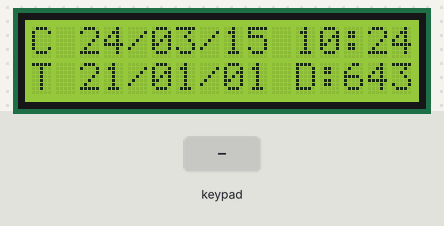
A sketch run on a simulated Arduino Uno, built with avr-gcc and run on an emulated ATmega328P. Shown: 16×2 character LCD. Wiring (inferred from the names in the program): 4×4 keypad with keys 1 2 3 A 4 5 6 B 7 8 9 C * 0 # D: rows A0, A1, A2, A3; columns pin 6, pin 5, A4, A5. The test bench sets the inputs (shaded band). The local clock reads 2024-03-15 10:24:30 at power-on unless the sketch sets it; EEPROM starts erased.

Above: at 3.3 s.
3.4 s: key 'A' pressed
At 4.4 s:
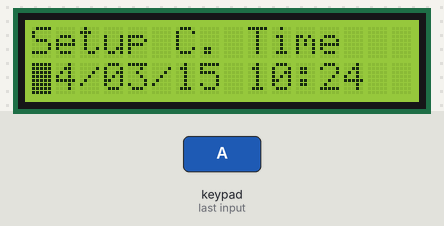
4.9 s: keypad keys 1 2 3 4 # pressed 0.4 s apart
At 7.5 s:
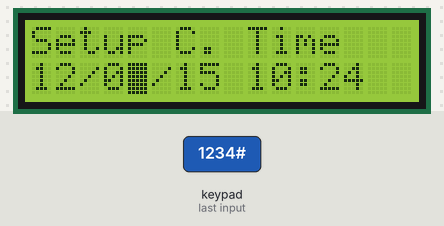
8.4 s: key '1' pressed
At 9.6 s:
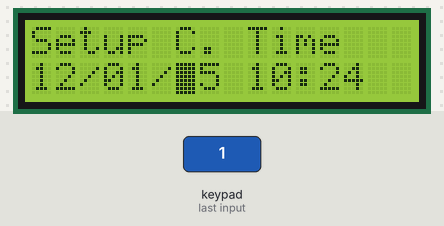
9.9 s: keypad keys 1 2 3 4 pressed 0.4 s apart
At 11.1 s:
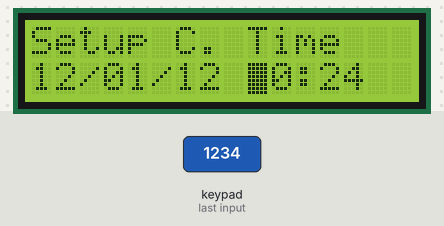
13.0 s: key 'C' pressed
At 14.2 s:
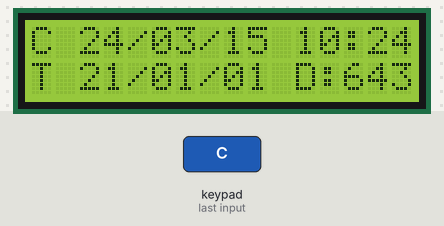
14.5 s: key 'B' pressed
At 15.2 s:
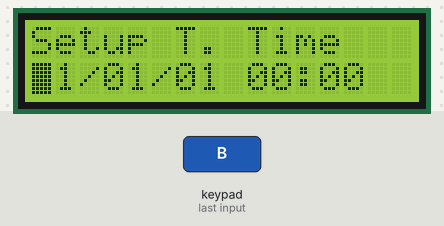
Timing chart, 0 to 17.0 s (numbered marks = the images above; inputs shaded):
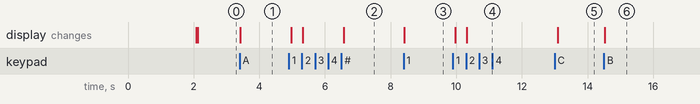

Measured:
- after the input at 3.4 s, the display: changes at once (image 1)
- after the input at 4.9 s, the display: first changes after 0.07 s (image 2 shows a later state)
- after the input at 8.4 s, the display: changes at once (image 3)
- after the input at 9.9 s, the display: first changes after 0.07 s (image 4 shows a later state)
- after the input at 13.0 s, the display: changes after 0.09 s (image 5)
- after the input at 14.5 s, the display: changes at once (image 6)

The sketch:

travel_timer.ino
```cpp
#include "sleep.h"
#include "utils.h"
#include "keypad.h"
#include "lcd.h"
#include "menu.h"

void setup()
{
  ADCSRA = 0; //disable the ADC
  pinMode(2, INPUT); // interrupt pin

  write_pin(POWER_OUTPUT_PIN, HIGH); // power on

  setup_display();
  setup_keypad();

  sei();

  banner_view();
  main_view();

  enable_timer();
}

void loop()
{
  char key = get_key();

  menu_update(key);
  if(key)
  {
    disable_timer();
    delay(DEBOUNCE_MS);
  }
  else{
    enable_timer();
    delay(100);
  }
}
```

menu.cpp
```cpp
#include "lcd.h"
#include "menu.h"
#include "timing.h"
#include <util/delay.h>
//#include <DateTime.h>

volatile uint8_t CURSOR_COLUMN = 0;
volatile char CURRENT_VIEW = 0;

void banner_view(void)
{
  LCD.setCursor(3, 0);  // second column, first row
  LCD.print("Pochi");
  LCD.setCursor(10, 1);
  LCD.print("Clock");
  _delay_ms(BANNER_TIME_MS);
  LCD.clear();
}

void main_view(void)
{
  if (CURRENT_VIEW != 0)
  {
    LCD.clear();
    CURRENT_VIEW = 0;
  }

  CURSOR_COLUMN = 0;
  LCD.setCursor(0, 0);  // second column, first row
  LCD.print("C ");
  LCD.print(get_current_time());
  LCD.setCursor(0, 1);  // first column, second row
  LCD.print("T ");
  LCD.print(get_travel_date());
  LCD.print(" D:");
  LCD.print(days_between());
  LCD.noBlink();
}

void move_cursor_left(void)
{
  // limit on the left
  if(CURSOR_COLUMN > 0)
  {
    CURSOR_COLUMN -= 1;
  }

  // jump separators
  if(CURSOR_COLUMN % 3 == 2)
  {
    CURSOR_COLUMN -= 1;
  }

  LCD.setCursor(CURSOR_COLUMN, 1);
}

void move_cursor_right(void)
{
  // limit on the right (13 characters in datetime)
  if(CURSOR_COLUMN < 13)
  {
    CURSOR_COLUMN += 1;
  }

  // jump separators
  if(CURSOR_COLUMN % 3 == 2)
  {
    CURSOR_COLUMN += 1;
  }

  LCD.setCursor(CURSOR_COLUMN, 1);
}

void current_time_view(char key)
{
  if(key == 0) return;
  if(CURRENT_VIEW != CURRENT_TIME_KEY)
  {
    LCD.clear();
    LCD.print("Setup C. Time");
    LCD.setCursor(0, 1);
    LCD.print(get_current_time());
    LCD.setCursor(0, 1);
    LCD.blink();

    CURRENT_VIEW = CURRENT_TIME_KEY;
  }

  switch(key)
  {
    case BACK_KEY:
      main_view();
      return ;
    case ENTER_KEY:
      commit_current_time();
      main_view();
      return ;
    case LEFT_KEY:
      move_cursor_left();
      return ;
    case RIGHT_KEY:
      move_cursor_right();
      return ;
    case CURRENT_TIME_KEY:
    case TRAVEL_TIME_KEY:
      return ;
  }

  if(set_date_char(CURSOR_COLUMN, key, CURRENT_TIME_INDICATOR))
  {
    LCD.setCursor(CURSOR_COLUMN, 1);
    LCD.print(key);
    if(CURSOR_COLUMN == 13)
    {
      commit_current_time();
      main_view();
    }
    else{
      move_cursor_right();
    }
  }
}

void travel_time_view(char key)
{
  if(key == 0) return;
  if(CURRENT_VIEW != TRAVEL_TIME_KEY)
  {
    LCD.clear();
    LCD.print("Setup T. Time");
    LCD.setCursor(0, 1);
    LCD.print(get_travel_time());
    LCD.setCursor(0, 1);
    LCD.blink();

    CURRENT_VIEW = TRAVEL_TIME_KEY;
  }

  switch(key)
  {
    case BACK_KEY:
      main_view();
      return ;
    case ENTER_KEY:
      commit_travel_time();
      main_view();
      return ;
    case LEFT_KEY:
      move_cursor_left();
      return ;
    case RIGHT_KEY:
      move_cursor_right();
      return ;
    case CURRENT_TIME_KEY:
    case TRAVEL_TIME_KEY:
      return ;
  }

  if(set_date_char(CURSOR_COLUMN, key, TRAVEL_TIME_INDICATOR))
  {
    LCD.setCursor(CURSOR_COLUMN, 1);
    LCD.print(key);
    if(CURSOR_COLUMN == 13)
    {
      commit_travel_time();
      main_view();
    }
    else{
      move_cursor_right();
    }
  }
}

void menu_update(char key)
{
  switch(CURRENT_VIEW)
  {
    case CURRENT_TIME_KEY:
      return current_time_view(key);
    case TRAVEL_TIME_KEY:
      return travel_time_view(key);
  }

  switch(key)
  {
    case CURRENT_TIME_KEY:
      return current_time_view(key);
    case TRAVEL_TIME_KEY:
      return travel_time_view(key);
  }

  main_view();
}
```

menu.h
```cpp
#define CURRENT_TIME_KEY 'A'
#define TRAVEL_TIME_KEY 'B'
#define BACK_KEY 'C'
#define ENTER_KEY 'D'
#define LEFT_KEY '*'
#define RIGHT_KEY '#'
#define BANNER_TIME_MS 2000

void banner_view(void);
void main_view(void);
void menu_update(char key);
```

sleep.h
```cpp
#include <stdint.h>

// PIN 2 is the interrupt pin
#define POWER_OUTPUT_PIN 13
#define TIMER_TIME_SECONDS 1
#define ACTIVE_TIME_SECONDS 7 // must be a multiple of TIMER_TIME_SECONDS

extern const int ACTIVE_TIME_ITERATIONS;
extern volatile int ACTIVE_TIME_ITERATOR;
extern volatile uint8_t TIMER_ACTIVE;

void enable_timer();
void disable_timer(void);
void power_down(void);
```

timing.cpp
```cpp
#include "timing.h"
#include "utils.h"
#include <EEPROM.h>
#include "virtuabotixRTC.h"

#define RTC_CLK 4
#define RTC_DAT 3
#define RTC_RST 1
#define TIME_STAMP_LENGTH 15
#define DATE_STAMP_LENGTH 9

virtuabotixRTC myRTC(RTC_CLK, RTC_DAT, RTC_RST); //CLK, DAT, RST

// year/month/day hour:minute
char current_time[TIME_STAMP_LENGTH] = "21/01/01 00:00";
char travel_time[TIME_STAMP_LENGTH] = "21/01/01 00:00";

const uint8_t month_days[12] = {
  31,
  28,
  31,
  30,
  31,
  30,
  31,
  31,
  30,
  31,
  30,
  31
};


uint8_t validate_date(uint8_t year, uint8_t month, uint8_t day, uint8_t hour, uint8_t minute)
{
  if((month > 12) | (month < 1)) return 0;
  if(hour > 23) return 0;
  if(minute >= 60) return 0;

  uint8_t max_day = month_days[month - 1];
  if((month == 2) & (year % 4 == 0)) max_day = 29;

  if((day > max_day) | (day < 1)) return 0;

  return 1;
}

void split_timestamp(String timestamp, uint8_t *year, uint8_t *month, uint8_t *day, uint8_t *hour, uint8_t *minute)
{
  *year = to_value(timestamp[0]) * 10 + to_value(timestamp[1]);
  *month = to_value(timestamp[3]) * 10 + to_value(timestamp[4]);
  *day = to_value(timestamp[6]) * 10 + to_value(timestamp[7]);
  *hour = to_value(timestamp[9]) * 10 + to_value(timestamp[10]);
  *minute = to_value(timestamp[12]) * 10 + to_value(timestamp[13]);
}

uint8_t simple_validate_date(String timestamp)
{
  uint8_t year, month, day, hour, minute;
  split_timestamp(timestamp, &year, &month, &day, &hour, &minute);
  return validate_date(year, month, day, hour, minute);
}


String get_current_time()
{
  myRTC.updateTime();

  uint8_t year = myRTC.year - 2000;

  snprintf_P(
    current_time,
    TIME_STAMP_LENGTH,
    PSTR("%02u/%02u/%02u %02u:%02u"),
    year, myRTC.month, myRTC.dayofmonth,
    myRTC.hours, myRTC.minutes
  );

  return current_time;
}

String get_travel_time(void)
{
  char temp_time[TIME_STAMP_LENGTH];

  for(uint8_t i=0; i < TIME_STAMP_LENGTH - 1; i++)
  {
    temp_time[i] = EEPROM.read(i);
  }

  if(simple_validate_date(temp_time))
  {
    for(uint8_t i=0; i<TIME_STAMP_LENGTH - 1; i++)
    {
      travel_time[i] = temp_time[i];
    }
  }

  else
  {
    commit_travel_time();
  }

  travel_time[TIME_STAMP_LENGTH - 1] = 0;

  return travel_time;
}


String get_travel_date(void)
{
  get_travel_time();

  char date[DATE_STAMP_LENGTH];

  for(uint8_t i=0; i<DATE_STAMP_LENGTH - 1; i++)
  {
    date[i] = travel_time[i];
  }

  date[DATE_STAMP_LENGTH - 1] = 0;

  return date;
}


uint8_t set_date_char(uint8_t pos, char digit, uint8_t time_indicator)
{
  char current_digit;
  uint8_t validity;

  if(time_indicator == CURRENT_TIME_INDICATOR)
  {
    current_digit = current_time[pos];
    current_time[pos] = digit;
    validity = simple_validate_date(current_time);
    if(validity == 0)
    {
      current_time[pos] = current_digit;
      return 0;
    }
  }
  else
  {
    current_digit = travel_time[pos];
    travel_time[pos] = digit;
    validity = simple_validate_date(travel_time);
    if(validity == 0)
    {
      travel_time[pos] = current_digit;
      return 0;
    }
  }

  return 1;
}

void commit_current_time(void)
{
  uint8_t year, month, day, hour, minute;

  split_timestamp(current_time, &year, &month, &day, &hour, &minute);

  myRTC.setDS1302Time(
    0, // seconds
    minute,
    hour,
    1, // day of week,
    day,
    month,
    year + 2000
  );
}

void commit_travel_time(void)
{
  for(uint8_t i=0; i < TIME_STAMP_LENGTH - 1; i++)
  {
    EEPROM.update(i, travel_time[i]);
  }
}


uint8_t countLeapYears(uint8_t year, uint8_t month)
{
    uint16_t years = year + 2000;

    if (month <= 2)
        years--;

    // An year is a leap year if it
    // is a multiple of 4,
    // multiple of 400 and not a
     // multiple of 100.
    return years / 4
           - years / 100
           + years / 400;
}


uint16_t days_between(void)
{
  uint8_t c_year, c_month, c_day, c_hour, c_minute;
  uint8_t t_year, t_month, t_day, t_hour, t_minute;

  split_timestamp(current_time, &c_year, &c_month, &c_day, &c_hour, &c_minute);
  split_timestamp(travel_time, &t_year, &t_month, &t_day, &t_hour, &t_minute);

  long int n1 = (c_year + 2000) * 365 + c_day;
  long int n2=(t_year + 2000) * 365 + t_day;

  for (uint8_t i = 0; i < c_month - 1; i++)
      n1 += month_days[i];
  n1 += countLeapYears(c_year, c_month);

  for (uint8_t i = 0; i < t_month - 1; i++)
      n2 += month_days[i];
  n2 += countLeapYears(t_year, t_month);

  return (n2 - n1);
}
```

timing.h
```cpp
#include "Arduino.h"

#define CURRENT_TIME_INDICATOR 0
#define TRAVEL_TIME_INDICATOR 1

String get_current_time(void);
String get_travel_time(void);
String get_travel_date(void);
void commit_current_time(void);
void commit_travel_time(void);
uint16_t days_between(void);
uint8_t set_date_char(uint8_t, char, uint8_t);
```

utils.cpp
```cpp
#include "utils.h"
#include "Arduino.h"

void write_pin(int pin, unsigned char value)
{
  volatile uint8_t *reg = portOutputRegister(digitalPinToPort(pin));
  uint8_t mask = digitalPinToBitMask(pin);
  if (value) *reg |= mask;
  else *reg &= ~mask;
}

uint8_t to_value(char digit)
{
  return digit - '0';
}
```

utils.h
```cpp
#include <stdint.h>

void write_pin(int pin, unsigned char value);
uint8_t to_value(char digit);
```

keypad.cpp
```cpp
#include "utils.h"
#include "keypad.h"

const char KEYPAD_KEYS[KEYPAD_ROWS][KEYPAD_COLS] = {
  {'1','4','7', '*'},
  {'2','5','8', '0'},
  {'3','6','9', '#'},
  {'A','B','C', 'D'}
};


const uint8_t KEYPAD_RS[KEYPAD_ROWS] = {KEYPAD_R1, KEYPAD_R2, KEYPAD_R3, KEYPAD_R4};
const uint8_t KEYPAD_CS[KEYPAD_COLS] = {KEYPAD_C1, KEYPAD_C2, KEYPAD_C3, KEYPAD_C4};

void setup_keypad(void)
{
  for(int i=0; i < KEYPAD_ROWS; i++){
    pinMode(KEYPAD_RS[i], OUTPUT);
  }

  for(int i=0; i < KEYPAD_COLS; i++){
    pinMode(KEYPAD_CS[i], INPUT);
  }
}


char get_key(void)
{
  char key = 0;

  for(uint8_t i=0; (i<KEYPAD_ROWS) & (key == 0); i++)
  {
    // activate row
    write_pin(KEYPAD_RS[i], HIGH);
    for(uint8_t j=0; (j<KEYPAD_COLS) & (key == 0); j++)
    {
      if(digitalRead(KEYPAD_CS[j]))
      {
        key = KEYPAD_KEYS[i][j];
      }
    }
    write_pin(KEYPAD_RS[i], LOW);
  }

  return key;
}
```

keypad.h
```cpp
#include "Arduino.h"

#define KEYPAD_ROWS 4
#define KEYPAD_COLS 4

#define KEYPAD_R1 6
#define KEYPAD_R2 5
#define KEYPAD_R3 A4
#define KEYPAD_R4 A5
#define KEYPAD_C1 A0
#define KEYPAD_C2 A1
#define KEYPAD_C3 A2
#define KEYPAD_C4 A3
#define DEBOUNCE_MS 350

extern const char KEYPAD_KEYS[KEYPAD_ROWS][KEYPAD_COLS];

extern const uint8_t KEYPAD_RS[KEYPAD_ROWS];
extern const uint8_t KEYPAD_CS[KEYPAD_COLS];

void setup_keypad(void);
char get_key(void);
```

lcd.cpp
```cpp
#include <LiquidCrystal.h>
#include "lcd.h"

LiquidCrystal LCD(LCD_RS, LCD_EN, LCD_D4, LCD_D5, LCD_D6, LCD_D7);

void setup_display(void)
{
  LCD = LiquidCrystal(LCD_RS, LCD_EN, LCD_D4, LCD_D5, LCD_D6, LCD_D7);

  LCD.begin(LCD_COLS, LCD_ROWS);
  LCD.clear();
}
```

lcd.h
```cpp
#include <LiquidCrystal.h>

#define LCD_RS 7
#define LCD_EN 8
#define LCD_D4 12
#define LCD_D5 11
#define LCD_D6 10
#define LCD_D7 9
#define LCD_ROWS 2
#define LCD_COLS 16

extern LiquidCrystal LCD;

void setup_display(void);
```
